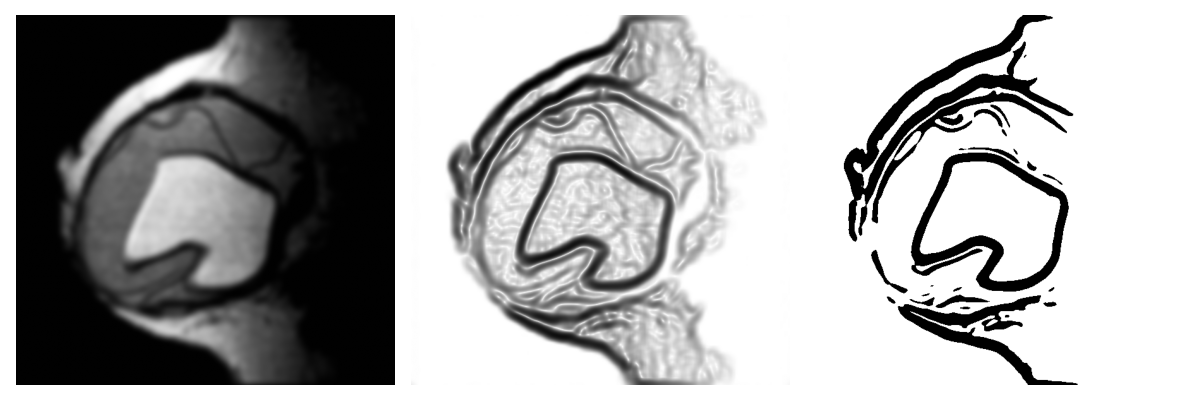

Recreate this plot in Python.
import numpy as np
import matplotlib.pyplot as plt
from skimage.io import imread
from skimage.util import img_as_float
from scipy.ndimage import convolve

from libDIP.levelSetForce4e import levelSetForce4e
from libDIP.gaussKernel4e import gaussKernel4e
from libDIPUM.data_path import dip_data

# Parameters
n = 21
sig = 5

# Data
img_path = dip_data('breast-implant.tif')
f = img_as_float(imread(img_path))
M, N = f.shape

# Smooth image (fspecial('gaussian') + imfilter('replicate'))
G = gaussKernel4e(n, sig)
fsmooth = convolve(f, G, mode='nearest')

# Compute edge-marking function
W = levelSetForce4e('gradient', [fsmooth, 1, 50])
T = (np.max(W) + np.min(W)) / 2.0
WBin = W > T

# Display
fig, axes = plt.subplots(1, 3, figsize=(12, 4))
axes[0].imshow(fsmooth, cmap='gray')
axes[0].axis('off')
axes[1].imshow(W, cmap='gray')
axes[1].axis('off')
axes[2].imshow(WBin, cmap='gray')
axes[2].axis('off')

plt.tight_layout()
plt.savefig('Figure1125.png')
plt.show()
